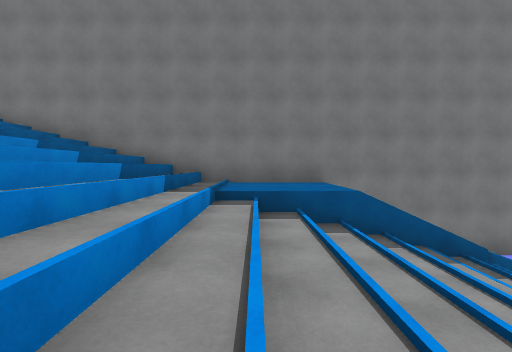
[1] (above)

17 first-person views from a walk through a scene from a Unity 3-D project. The camera is 1.4 m above the floor, tilts 2° down and sees 85° across. The floor is counted in squares, 2 m on a side. Each view is taken from the middle of a square. On the plan, view 1 faces up. The plan holds only what a view shows up to about 9 squares ahead; the rest is blank. The place goes on beyond the plan. Some surface patterns are stand-ins.

[2]
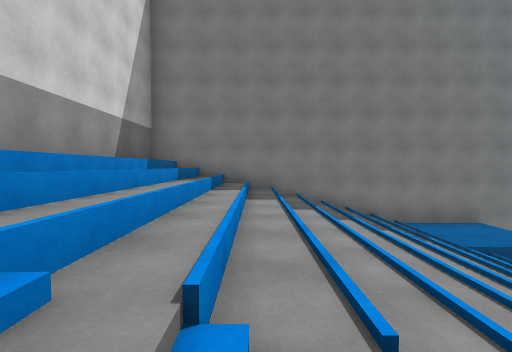

[3]
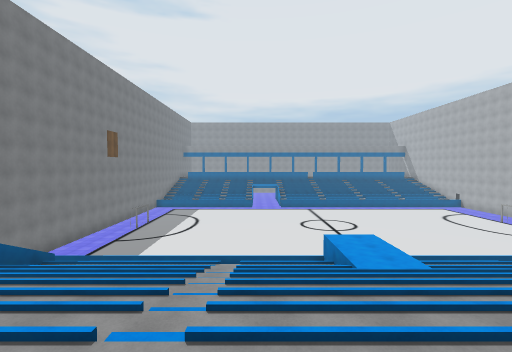

[4]
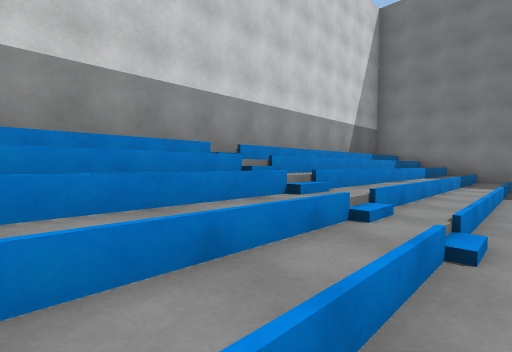

[5]
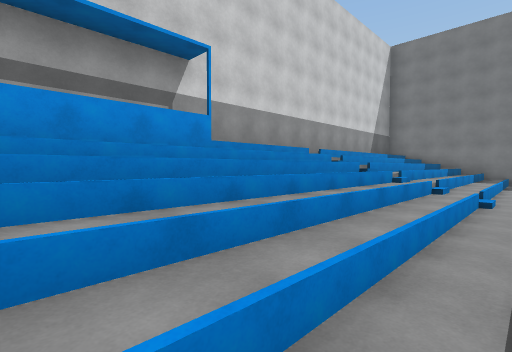

[6]
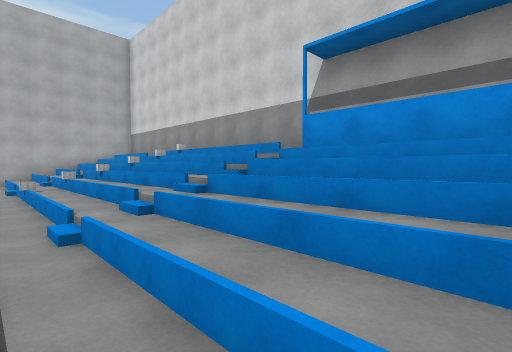

[7]
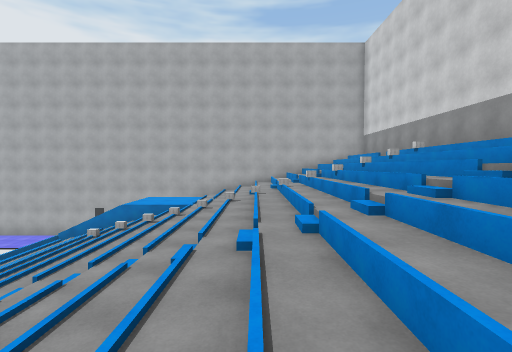

[8]
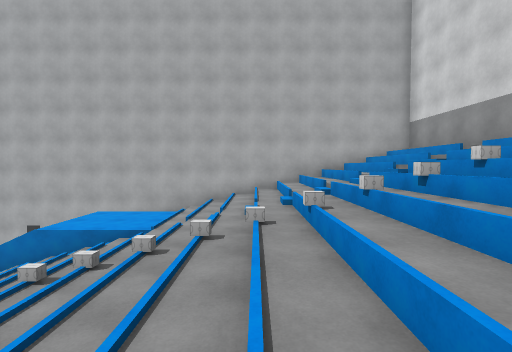

[9]
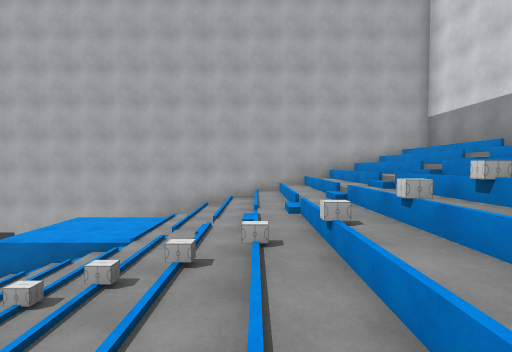

[10]
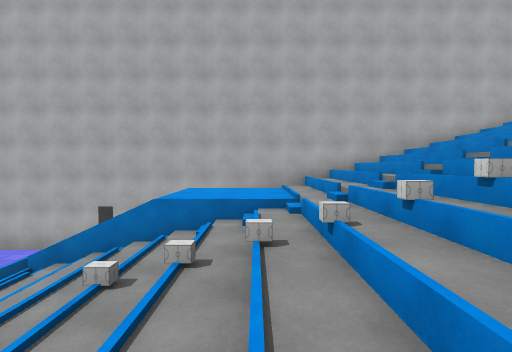

[11]
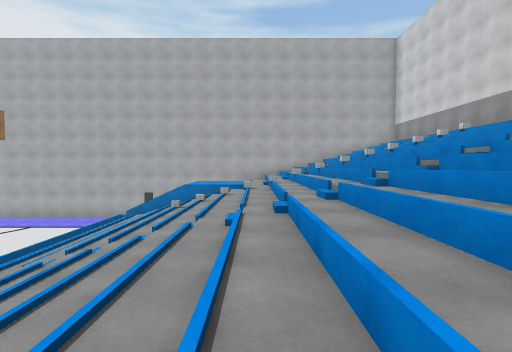

[12]
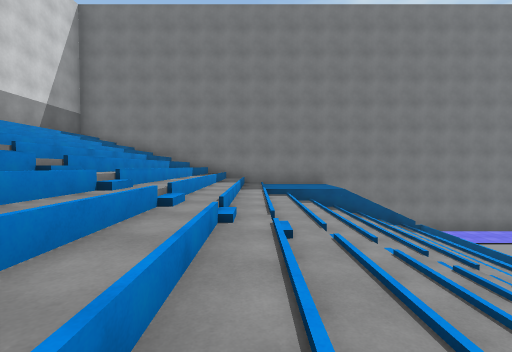

[13]
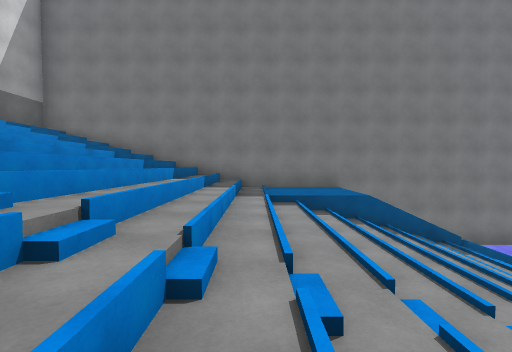

[14]
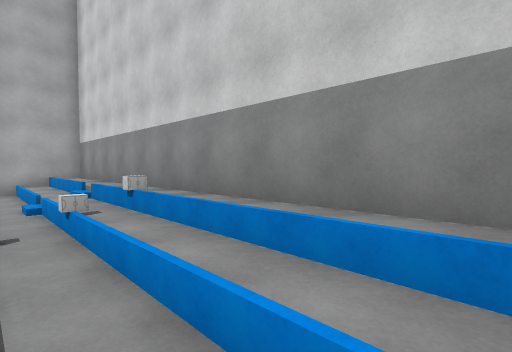

[15]
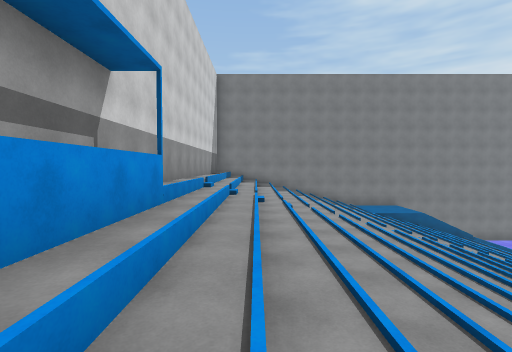

[16]
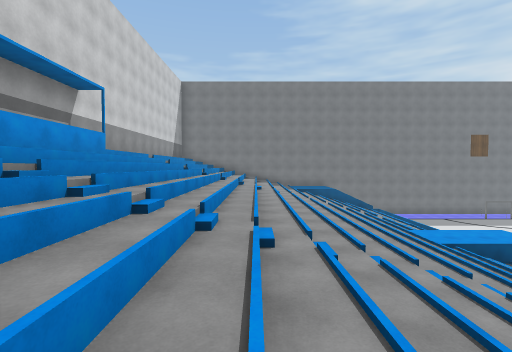

[17]
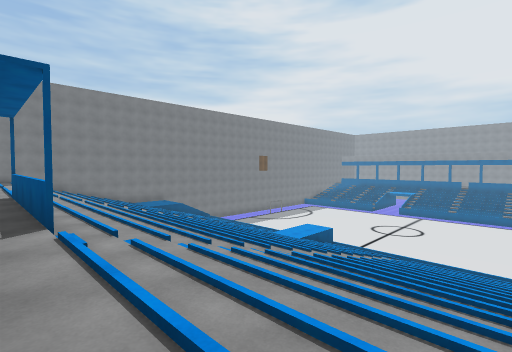

### Floor plan
Key: @ floor where view 1 was taken; # wall or solid block; x gap in a wall; . main floor; - floor 1 m lower than the main floor; _ floor 1.25 m lower than the main floor; < floor 1.5 m lower than the main floor; : floor 1.75 m higher than the main floor; + floor 3.25 m higher than the main floor; * floor 3.75 m higher than the main floor; / step, stairs or slope; = window, fence, low wall or low ledge; ≈ liquid the walk keeps out of; v drop or lower ground; O other object.
Columns run from 9 left of view 1 to 5 right of it. Each row starts with its distance up from view 1.
  8  ##########
  7 # +//://...vv≈≈
  6 #  //://...v  ≈
  5 # +//://.///xx≈
  4 # +//://.//<//≈
  3 # +//://.//<//≈
  2 # +//://.//<//≈
  1 # +//://.//<//≈
  0 #*///://.@/<//≈
 -1 #*+//://.//< /≈
 -2 #*+//://.//< /≈
 -3 #*+//://.//<//≈
 -4 #*#//://.//___≈
 -5 #*=//://.//</#≈
 -6 #*=//://.//< v≈
 -7 #*=//://.//< v≈
 -8 #*#//://.//</v≈
 -9 #*+//://.//</v≈
-10 #*+//://.//</v
-11 #*+//://.//</v≈
-12 #*+//://.//</v≈
-13 #*/OO/O////O/v
-14 #*+//://.//</v
-15 #*///://.//#≈#≈
-16 #*+//://...v  ≈
-17 #*+//://...≈
-18 #*+//://./-<//v
-19 ##############

Positions as (right, up) in squares from view 1, and headings:
1: (0, 0), facing up
2: (-5, -1), facing up
3: (-4, -1), facing right
4: (-4, -3), facing up-left
5: (-3, -7), facing up-left
6: (-3, -5), facing down-left
7: (-3, -5), facing down
8: (-3, -9), facing down
9: (-3, -10), facing down
10: (0, -10), facing down
11: (-1, -4), facing down
12: (-1, -4), facing up
13: (-1, -2), facing up
14: (-6, -9), facing down-left
15: (-6, -8), facing up
16: (-3, -12), facing up
17: (-8, -12), facing up-right
